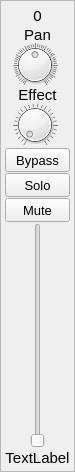
<?xml version="1.0" encoding="UTF-8"?>
<ui version="4.0">
 <class>CMixerFrame</class>
 <widget class="QFrame" name="CMixerFrame">
  <property name="geometry">
   <rect>
    <x>0</x>
    <y>0</y>
    <width>72</width>
    <height>472</height>
   </rect>
  </property>
  <property name="sizePolicy">
   <sizepolicy hsizetype="Fixed" vsizetype="Preferred">
    <horstretch>0</horstretch>
    <verstretch>0</verstretch>
   </sizepolicy>
  </property>
  <property name="minimumSize">
   <size>
    <width>0</width>
    <height>0</height>
   </size>
  </property>
  <property name="maximumSize">
   <size>
    <width>72</width>
    <height>16777215</height>
   </size>
  </property>
  <property name="font">
   <font>
    <pointsize>11</pointsize>
   </font>
  </property>
  <property name="windowTitle">
   <string>Frame</string>
  </property>
  <property name="frameShape">
   <enum>QFrame::StyledPanel</enum>
  </property>
  <property name="frameShadow">
   <enum>QFrame::Raised</enum>
  </property>
  <layout class="QVBoxLayout" name="verticalLayout">
   <property name="spacing">
    <number>1</number>
   </property>
   <property name="leftMargin">
    <number>4</number>
   </property>
   <property name="topMargin">
    <number>4</number>
   </property>
   <property name="rightMargin">
    <number>4</number>
   </property>
   <property name="bottomMargin">
    <number>4</number>
   </property>
   <item>
    <widget class="QLabel" name="IndexLabel">
     <property name="sizePolicy">
      <sizepolicy hsizetype="Preferred" vsizetype="Fixed">
       <horstretch>0</horstretch>
       <verstretch>0</verstretch>
      </sizepolicy>
     </property>
     <property name="minimumSize">
      <size>
       <width>0</width>
       <height>22</height>
      </size>
     </property>
     <property name="maximumSize">
      <size>
       <width>70</width>
       <height>22</height>
      </size>
     </property>
     <property name="font">
      <font>
       <pointsize>11</pointsize>
      </font>
     </property>
     <property name="text">
      <string>0</string>
     </property>
     <property name="alignment">
      <set>Qt::AlignCenter</set>
     </property>
     <property name="wordWrap">
      <bool>true</bool>
     </property>
    </widget>
   </item>
   <item>
    <widget class="QLabel" name="label_2">
     <property name="maximumSize">
      <size>
       <width>70</width>
       <height>14</height>
      </size>
     </property>
     <property name="font">
      <font>
       <pointsize>11</pointsize>
      </font>
     </property>
     <property name="text">
      <string>Pan</string>
     </property>
     <property name="alignment">
      <set>Qt::AlignCenter</set>
     </property>
    </widget>
   </item>
   <item>
    <widget class="QSynthKnob" name="PanDial">
     <property name="maximumSize">
      <size>
       <width>60</width>
       <height>44</height>
      </size>
     </property>
     <property name="minimum">
      <number>-100</number>
     </property>
     <property name="maximum">
      <number>100</number>
     </property>
     <property name="notchesVisible">
      <bool>true</bool>
     </property>
    </widget>
   </item>
   <item>
    <widget class="QLabel" name="label">
     <property name="maximumSize">
      <size>
       <width>70</width>
       <height>14</height>
      </size>
     </property>
     <property name="font">
      <font>
       <pointsize>11</pointsize>
      </font>
     </property>
     <property name="text">
      <string>Effect</string>
     </property>
     <property name="alignment">
      <set>Qt::AlignCenter</set>
     </property>
    </widget>
   </item>
   <item>
    <widget class="QSynthKnob" name="EffectDial">
     <property name="maximumSize">
      <size>
       <width>60</width>
       <height>44</height>
      </size>
     </property>
     <property name="maximum">
      <number>100</number>
     </property>
     <property name="notchesVisible">
      <bool>true</bool>
     </property>
    </widget>
   </item>
   <item>
    <widget class="QToggleButton" name="BypassButton">
     <property name="minimumSize">
      <size>
       <width>0</width>
       <height>24</height>
      </size>
     </property>
     <property name="maximumSize">
      <size>
       <width>70</width>
       <height>24</height>
      </size>
     </property>
     <property name="font">
      <font>
       <pointsize>10</pointsize>
      </font>
     </property>
     <property name="focusPolicy">
      <enum>Qt::NoFocus</enum>
     </property>
     <property name="text">
      <string>Bypass</string>
     </property>
     <property name="iconSize">
      <size>
       <width>16</width>
       <height>16</height>
      </size>
     </property>
     <property name="checkable">
      <bool>true</bool>
     </property>
    </widget>
   </item>
   <item>
    <widget class="QToggleButton" name="SoloButton">
     <property name="minimumSize">
      <size>
       <width>0</width>
       <height>24</height>
      </size>
     </property>
     <property name="maximumSize">
      <size>
       <width>70</width>
       <height>24</height>
      </size>
     </property>
     <property name="font">
      <font>
       <pointsize>10</pointsize>
      </font>
     </property>
     <property name="focusPolicy">
      <enum>Qt::NoFocus</enum>
     </property>
     <property name="text">
      <string>Solo</string>
     </property>
     <property name="iconSize">
      <size>
       <width>16</width>
       <height>16</height>
      </size>
     </property>
     <property name="checkable">
      <bool>true</bool>
     </property>
    </widget>
   </item>
   <item>
    <widget class="QToggleButton" name="MuteButton">
     <property name="minimumSize">
      <size>
       <width>0</width>
       <height>24</height>
      </size>
     </property>
     <property name="maximumSize">
      <size>
       <width>70</width>
       <height>24</height>
      </size>
     </property>
     <property name="font">
      <font>
       <pointsize>10</pointsize>
      </font>
     </property>
     <property name="focusPolicy">
      <enum>Qt::NoFocus</enum>
     </property>
     <property name="text">
      <string>Mute</string>
     </property>
     <property name="iconSize">
      <size>
       <width>16</width>
       <height>16</height>
      </size>
     </property>
     <property name="checkable">
      <bool>true</bool>
     </property>
    </widget>
   </item>
   <item>
    <layout class="QHBoxLayout" name="horizontalLayout_2">
     <property name="spacing">
      <number>0</number>
     </property>
     <property name="topMargin">
      <number>0</number>
     </property>
     <property name="bottomMargin">
      <number>0</number>
     </property>
     <item>
      <widget class="CdBScale" name="frame"/>
     </item>
     <item>
      <widget class="QSynthSlider" name="VolSlider">
       <property name="maximum">
        <number>150</number>
       </property>
       <property name="orientation">
        <enum>Qt::Vertical</enum>
       </property>
       <property name="invertedAppearance">
        <bool>false</bool>
       </property>
       <property name="invertedControls">
        <bool>false</bool>
       </property>
       <property name="tickPosition">
        <enum>QSlider::NoTicks</enum>
       </property>
      </widget>
     </item>
     <item>
      <widget class="CPeakControl" name="Peak"/>
     </item>
    </layout>
   </item>
   <item>
    <widget class="QLabel" name="VolLabel">
     <property name="maximumSize">
      <size>
       <width>70</width>
       <height>16777215</height>
      </size>
     </property>
     <property name="font">
      <font>
       <pointsize>11</pointsize>
      </font>
     </property>
     <property name="text">
      <string>TextLabel</string>
     </property>
     <property name="alignment">
      <set>Qt::AlignCenter</set>
     </property>
    </widget>
   </item>
  </layout>
 </widget>
 <customwidgets>
  <customwidget>
   <class>QSynthKnob</class>
   <extends>QDial</extends>
   <header>qsynthknob.h</header>
  </customwidget>
  <customwidget>
   <class>CPeakControl</class>
   <extends>QFrame</extends>
   <header>cpeakcontrol.h</header>
   <container>1</container>
  </customwidget>
  <customwidget>
   <class>CdBScale</class>
   <extends>QFrame</extends>
   <header>cdbscale.h</header>
   <container>1</container>
  </customwidget>
  <customwidget>
   <class>QSynthSlider</class>
   <extends>QSlider</extends>
   <header>qsynthslider.h</header>
  </customwidget>
  <customwidget>
   <class>QToggleButton</class>
   <extends>QToolButton</extends>
   <header>qtogglebutton.h</header>
  </customwidget>
 </customwidgets>
 <resources/>
 <connections/>
</ui>
